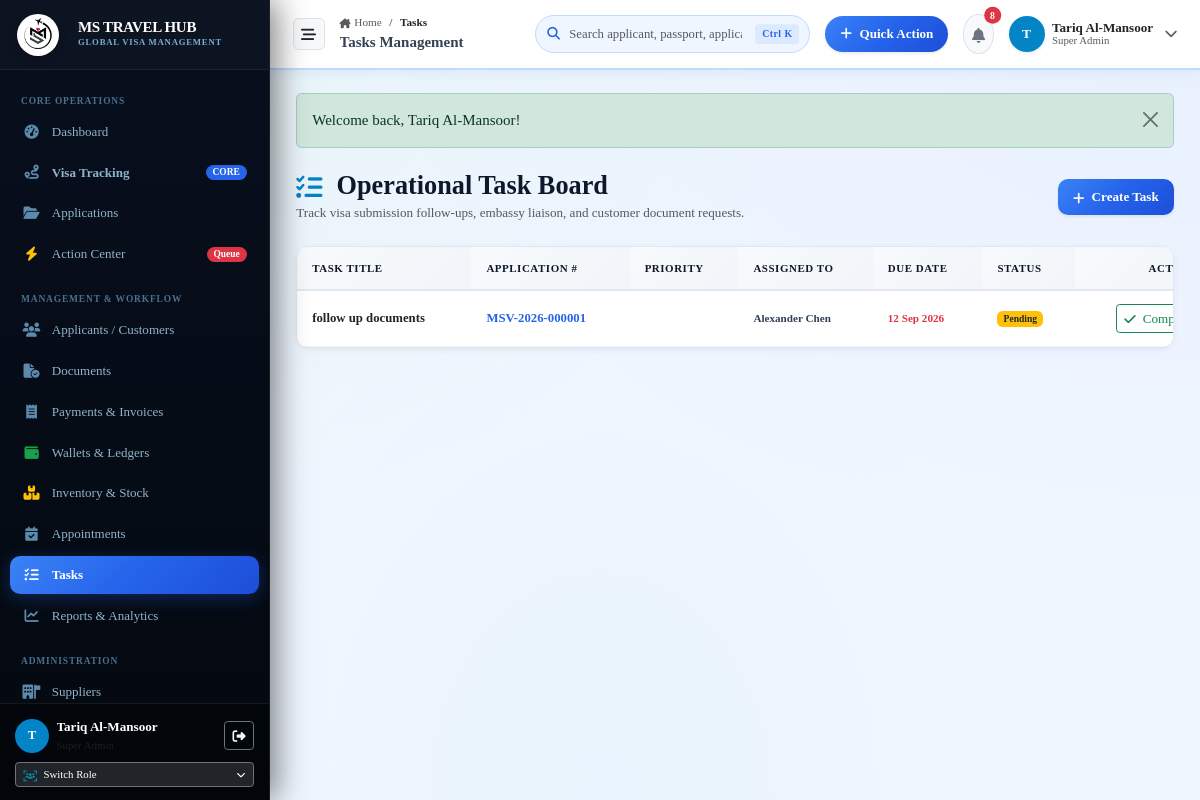
The page /tasks (signed in) on the database as committed earlier.
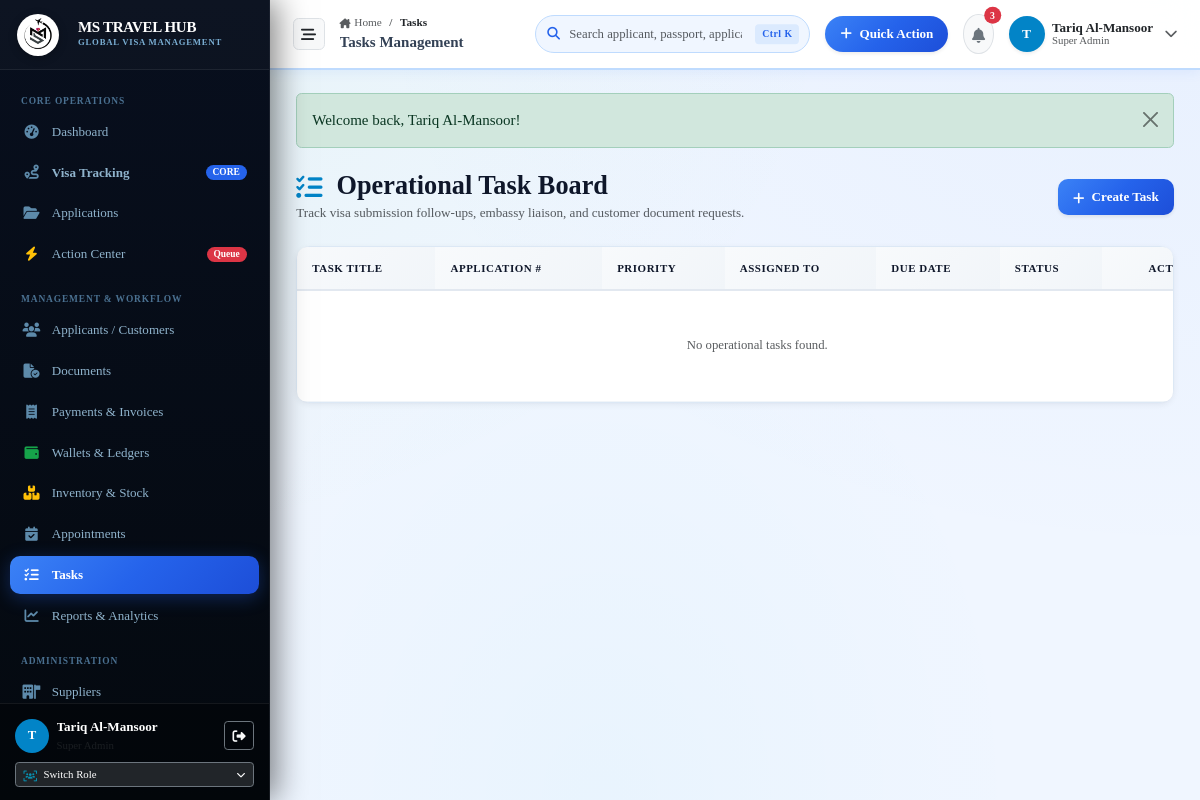
The same page on the database as committed later.
### tables this page shows
CREATE TABLE tasks (
    id INTEGER PRIMARY KEY AUTOINCREMENT,
    application_id INTEGER,
    customer_id INTEGER,
    task_title TEXT NOT NULL,
    description TEXT,
    task_type TEXT DEFAULT 'General',
    priority TEXT DEFAULT 'Normal',
    assigned_to INTEGER,
    created_by INTEGER,
    start_date DATE,
    due_date DATE,
    completed_at DATETIME,
    status TEXT DEFAULT 'Pending',
    notes TEXT,
    created_at DATETIME DEFAULT CURRENT_TIMESTAMP,
    updated_at DATETIME DEFAULT CURRENT_TIMESTAMP, completion_notes TEXT NULL, reassigned_to INTEGER NULL, department TEXT NULL,
    FOREIGN KEY (application_id) REFERENCES applications(id) ON DELETE CASCADE,
    FOREIGN KEY (customer_id) REFERENCES customers(id),
    FOREIGN KEY (assigned_to) REFERENCES users(id),
    FOREIGN KEY (created_by) REFERENCES users(id)
);

CREATE TABLE applications (
    id INTEGER PRIMARY KEY AUTOINCREMENT,
    application_number TEXT NOT NULL UNIQUE,
    customer_id INTEGER NOT NULL,
    visa_service_id INTEGER NOT NULL,
    branch_id INTEGER,
    assigned_staff_id INTEGER,
    supplier_id INTEGER,
    agent_id INTEGER,
    current_stage TEXT NOT NULL DEFAULT 'Application Registered',
    status TEXT NOT NULL DEFAULT 'Draft',
    priority TEXT NOT NULL DEFAULT 'Normal',
    calculated_health INTEGER DEFAULT 100,
    health_reason TEXT,
    nationality TEXT NOT NULL,
    residence_country TEXT NOT NULL,
    passport_number TEXT NOT NULL,
    travel_date DATE,
    return_date DATE,
    application_date DATE NOT NULL,
    expected_completion_date DATE,
    actual_completion_date DATE,
    selling_price REAL NOT NULL DEFAULT 0.00,
    discount REAL DEFAULT 0.00,
    tax_amount REAL DEFAULT 0.00,
    total_amount REAL NOT NULL DEFAULT 0.00,
    paid_amount REAL DEFAULT 0.00,
    balance_amount REAL DEFAULT 0.00,
    supplier_cost REAL DEFAULT 0.00,
    other_expenses REAL DEFAULT 0.00,
    gross_profit REAL DEFAULT 0.00,
    supplier_reference TEXT,
    embassy_reference TEXT,
    visa_number TEXT,
    visa_issue_date DATE,
    visa_expiry_date DATE,
    visa_file TEXT,
    rejection_reason_customer TEXT,
    rejection_reason_internal TEXT,
    return_reason TEXT,
    return_deadline DATE,
    internal_notes TEXT,
    customer_notes TEXT,
    is_archived INTEGER DEFAULT 0,
    created_by INTEGER,
    created_at DATETIME DEFAULT CURRENT_TIMESTAMP,
    updated_at DATETIME DEFAULT CURRENT_TIMESTAMP, next_action TEXT NULL, next_action_due_date DATE NULL, agent_price REAL DEFAULT 0.00, submission_date DATE NULL, embassy_fee DECIMAL(10,2) DEFAULT 0.00, service_fee DECIMAL(10,2) DEFAULT 0.00, notes TEXT NULL, discount_amount DECIMAL(10,2) DEFAULT 0.00, destination_country TEXT NULL, visa_category TEXT NULL, visa_type TEXT NULL, visa_duration TEXT NULL, entry_type TEXT NULL, passport_expiry_date DATE NULL, processing_type TEXT NULL, payment_type TEXT DEFAULT 'Pay Later', payment_status TEXT DEFAULT 'Unpaid',
    FOREIGN KEY (customer_id) REFERENCES customers(id),
    FOREIGN KEY (visa_service_id) REFERENCES visa_services(id),
    FOREIGN KEY (branch_id) REFERENCES branches(id),
    FOREIGN KEY (assigned_staff_id) REFERENCES users(id),
    FOREIGN KEY (supplier_id) REFERENCES suppliers(id),
    FOREIGN KEY (agent_id) REFERENCES agents(id),
    FOREIGN KEY (created_by) REFERENCES users(id)
);

### app/Controllers/TaskController.php (called while the page is built, shortened)
<?php
class TaskController
{
    public function index(): void
    {
        $pdo = Database::getConnection();
        $sql = "SELECT t.*,
                    a.application_number, a.id as app_id,
                    c.full_name as customer_name,
                    u.name as assigned_to_name, creator.name as created_by_name
                FROM tasks t
                LEFT JOIN applications a ON t.application_id = a.id
                LEFT JOIN customers c ON t.customer_id = c.id
                LEFT JOIN users u ON t.assigned_to = u.id
                LEFT JOIN users creator ON t.created_by = creator.id
                WHERE 1=1";
        $params = [];
        $sql .= " ORDER BY t.status = 'Completed' ASC, t.due_date ASC";
        $stmt = $pdo->prepare($sql);
        $stmt->execute($params);
        $tasks = $stmt->fetchAll();
        require_once dirname(__DIR__) . '/Views/tasks/index.php';
    }
}

### app/autoload.php (called while the page is built, shortened)
<?php
function e(?string $string): string {
    return htmlspecialchars((string)($string ?? ''), ENT_QUOTES, 'UTF-8');
}
function auth_user(): ?array {
    return $_SESSION['user'] ?? null;
}
function format_date(?string $date, string $format = 'd M Y'): string {
    return date($format, strtotime($date));
}

### app/Views/tasks/index.php (the view, shortened to what the changed rows need)
<?php
require_once dirname(__DIR__) . '/layouts/header.php';
require_once dirname(__DIR__) . '/layouts/topbar.php';
?>
<div class="content-body">
  <div class="card-custom">
    <div class="table-responsive">
      <table class="table table-custom align-middle mb-0">
        <thead>
          <tr>
            <th>Task Title</th>
            <th>Application #</th>
            <th>Priority</th>
            <th>Assigned To</th>
            <th>Due Date</th>
            <th>Status</th>
            <th class="text-end">Actions</th>
          </tr>
        </thead>
        <tbody>
          <?php if (empty($tasks)): ?>
            <tr><td colspan="7" class="text-center py-5 text-muted">No operational tasks found.</td></tr>
          <?php else: ?>
            <?php foreach ($tasks as $t): ?>
              <tr>
                <td>
                  <div class="fw-semibold text-dark"><?= e($t['task_title']) ?></div>
                </td>
                <td>
                  <?php if ($t['application_number']): ?>
                    <a href="/applications/show?id=<?= $t['app_id'] ?>" class="fw-bold"><?= e($t['application_number']) ?></a>
                  <?php else: ?>
                    <span class="text-muted small">General Task</span>
                  <?php endif; ?>
                </td>
                <td><span class="badge badge-priority-<?= strtolower($t['priority']) ?>"><?= e($t['priority']) ?></span></td>
                <td><span class="small fw-semibold"><?= e($t['assigned_to_name']) ?></span></td>
                <td>
                  <span class="small <?= strtotime($t['due_date']) < time() && $t['status'] !== 'Completed' ? 'text-danger fw-bold' : 'text-muted' ?>">
                    <?= format_date($t['due_date']) ?>
                  </span>
                </td>
                <td>
                  <span class="badge <?= $t['status'] === 'Completed' ? 'bg-success' : ($t['status'] === 'In Progress' ? 'bg-primary' : 'bg-warning text-dark') ?>">
                    <?= e($t['status']) ?>
                  </span>
                </td>
                <td class="text-end">
                  <?php if ($t['status'] !== 'Completed'): ?>
                    <form action="/tasks/status" method="POST" class="d-inline">
                      <button type="submit" class="btn btn-outline-success btn-sm py-1 px-2">
                        <i class="fa-solid fa-check me-1"></i> Complete
                      </button>
                    </form>
                  <?php endif; ?>
                </td>
              </tr>
            <?php endforeach; ?>
          <?php endif; ?>
        </tbody>
      </table>
    </div>
  </div>
</div>
<?php require_once dirname(__DIR__) . '/layouts/footer.php'; ?>

### app/Views/layouts/topbar.php (shortened to what the changed rows need)
<?php
$currentUser = auth_user();
$pdo = App\Config\Database::getConnection();
$unreadNotifs = 0;
try {
    $stmtCount = $pdo->query("SELECT COUNT(*) FROM notifications WHERE (recipient_type = 'Staff' OR user_id = " . (int)($currentUser['id'] ?? 0) . ") AND is_read = 0");
    $unreadNotifs = (int)$stmtCount->fetchColumn();
} catch (\Throwable $e) {
}
$currentUri = parse_url($_SERVER['REQUEST_URI'] ?? '', PHP_URL_PATH);
$uriSegments = array_filter(explode('/', trim($currentUri, '/')));
?>
<div class="app-main-content" id="appMainContent">
<header class="app-topbar" id="appTopbar">
  <div class="d-flex align-items-center gap-2 gap-md-3">
    <div class="d-none d-lg-block topbar-breadcrumb-container" style="min-width: 180px; max-width: 340px;">
      <nav aria-label="breadcrumb">
        <ol class="breadcrumb mb-0" style="font-size: 0.75rem;">
          <li class="breadcrumb-item"><a href="/dashboard" class="text-decoration-none text-muted"><i class="fa-solid fa-house-chimney small me-1"></i>Home</a></li>
          <?php if (empty($uriSegments) || $currentUri === '/dashboard'): ?>
            <li class="breadcrumb-item active text-dark fw-semibold" aria-current="page">Dashboard</li>
          <?php else: ?>
            <?php
            $accumulated = '';
            $totalSeg = count($uriSegments);
            $idx = 0;
            foreach ($uriSegments as $seg):
              $idx++;
              $accumulated .= '/' . $seg;
              $segLabel = ucwords(str_replace(['-', '_'], ' ', $seg));
              if ($idx === $totalSeg): ?>
                <li class="breadcrumb-item active text-dark fw-semibold" aria-current="page"><?= e($segLabel) ?></li>
              <?php else: ?>
                <li class="breadcrumb-item"><a href="<?= e($accumulated) ?>" class="text-decoration-none text-muted"><?= e($segLabel) ?></a></li>
              <?php endif; ?>
            <?php endforeach; ?>
          <?php endif; ?>
        </ol>
      </nav>
    </div>
  </div>
  <div class="d-flex align-items-center gap-2 gap-md-3 flex-shrink-0">
    <div class="dropdown">
      <button class="btn btn-light position-relative p-2 rounded-circle border topbar-icon-btn" id="topbarNotifBtn" type="button" data-bs-toggle="dropdown" aria-expanded="false" title="Notifications">
        <i class="fa-solid fa-bell text-secondary"></i>
        <span id="topbarNotifBadge" class="position-absolute top-0 start-100 translate-middle badge rounded-pill bg-danger <?= $unreadNotifs > 0 ? '' : 'd-none' ?>" style="font-size: 0.65rem;">
          <?= $unreadNotifs > 99 ? '99+' : $unreadNotifs ?>
        </span>
      </button>
    </div>
  </div>
</header>

Rows that differ between the two databases and show on the page:
removed tasks: task_title "follow up documents", application.application_number "MSV-2026-000001", assigned_to_name "Alexander Chen", due_date "12 Sep 2026", status "Pending"
Other text that changed with them:
$unreadNotifs: "8" → "3"
text now shown: "No operational tasks found."
